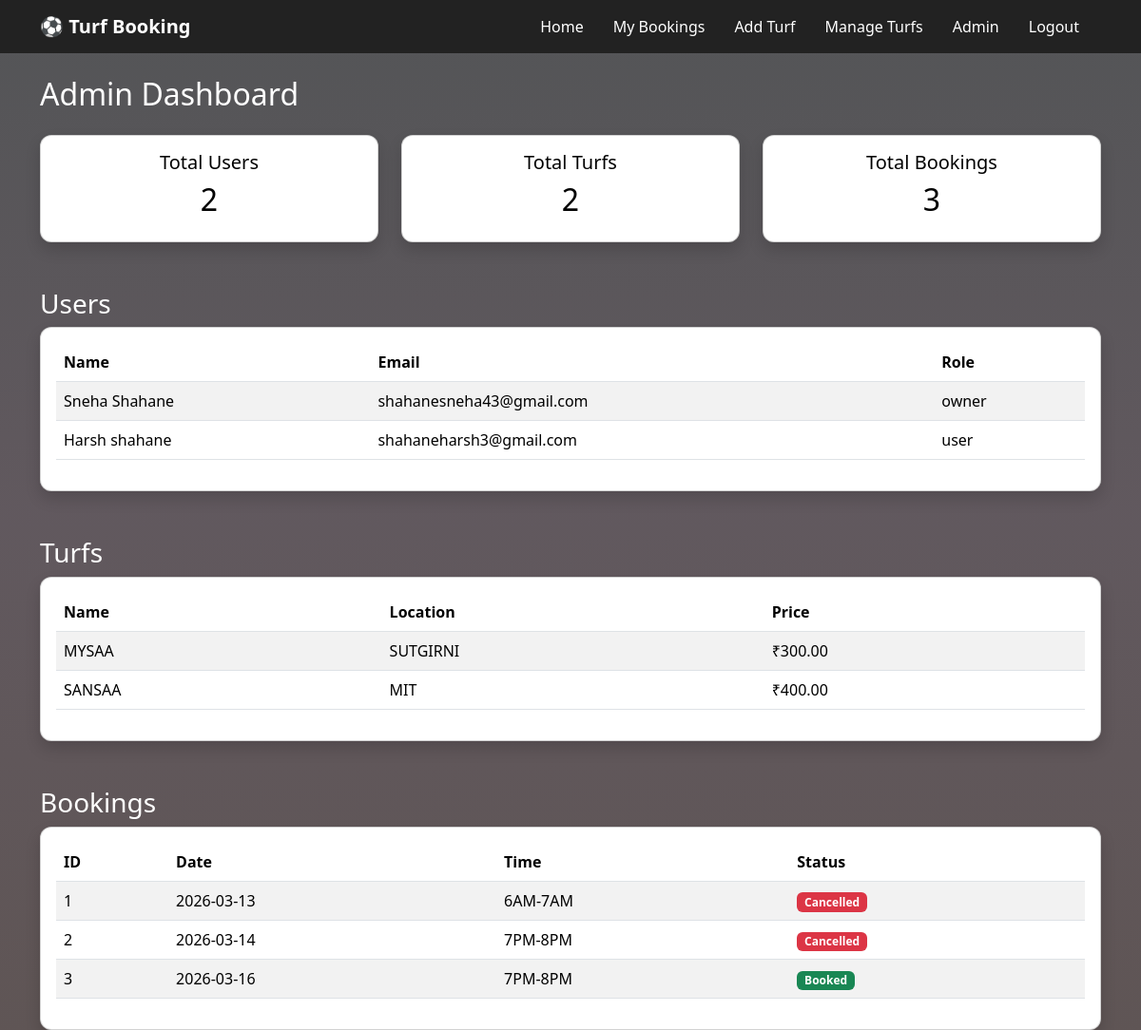
Screenshot of /admin/dashboard.php with the database file from the repository.
### tables this page shows
CREATE TABLE `users` (
  `id` int(11) NOT NULL,
  `name` varchar(100) DEFAULT NULL,
  `email` varchar(100) DEFAULT NULL,
  `phone` varchar(15) DEFAULT NULL,
  `password` varchar(255) DEFAULT NULL,
  `role` enum('user','owner','admin') DEFAULT NULL,
  `created_at` timestamp NOT NULL DEFAULT current_timestamp()
);

CREATE TABLE `turfs` (
  `id` int(11) NOT NULL,
  `owner_id` int(11) DEFAULT NULL,
  `name` varchar(100) DEFAULT NULL,
  `location` varchar(100) DEFAULT NULL,
  `price_per_hour` decimal(10,2) DEFAULT NULL,
  `image` varchar(255) DEFAULT NULL,
  `created_at` timestamp NOT NULL DEFAULT current_timestamp()
);

CREATE TABLE `bookings` (
  `id` int(11) NOT NULL,
  `user_id` int(11) DEFAULT NULL,
  `turf_id` int(11) DEFAULT NULL,
  `booking_date` date DEFAULT NULL,
  `time_slot` varchar(50) DEFAULT NULL,
  `status` varchar(20) DEFAULT NULL,
  `created_at` timestamp NOT NULL DEFAULT current_timestamp()
);

### admin/dashboard.php (the view, shortened to what this page needs)
<?php
include "../includes/db.php";
include "../includes/header.php";
$stmt = $pdo->query("SELECT COUNT(*) FROM users");
$total_users = $stmt->fetchColumn();
$stmt = $pdo->query("SELECT COUNT(*) FROM turfs");
$total_turfs = $stmt->fetchColumn();
$stmt = $pdo->query("SELECT COUNT(*) FROM bookings");
$total_bookings = $stmt->fetchColumn();
$stmt = $pdo->query("SELECT * FROM users");
$users = $stmt->fetchAll();
$stmt = $pdo->query("SELECT * FROM turfs");
$turfs = $stmt->fetchAll();
$stmt = $pdo->query("SELECT * FROM bookings");
$bookings = $stmt->fetchAll();
?>
<div class="container mt-4">
<h2 class="mb-4">Admin Dashboard</h2>
<div class="row g-4">
<div class="col-md-4">
<div class="card shadow dashboard-card">
<div class="card-body text-center">
<h5>Total Users</h5>
<h2><?php echo $total_users; ?></h2>
</div>
</div>
</div>
<div class="col-md-4">
<div class="card shadow dashboard-card">
<div class="card-body text-center">
<h5>Total Turfs</h5>
<h2><?php echo $total_turfs; ?></h2>
</div>
</div>
</div>
<div class="col-md-4">
<div class="card shadow dashboard-card">
<div class="card-body text-center">
<h5>Total Bookings</h5>
<h2><?php echo $total_bookings; ?></h2>
</div>
</div>
</div>
</div>
<h3 class="mt-5">Users</h3>
<div class="card shadow p-3">
<table class="table table-striped">
<thead>
<tr>
<th>Name</th>
<th>Email</th>
<th>Role</th>
</tr>
</thead>
<tbody>
<?php foreach($users as $u){ ?>
<tr>
<td><?php echo $u['name']; ?></td>
<td><?php echo $u['email']; ?></td>
<td><?php echo $u['role']; ?></td>
</tr>
<?php } ?>
</tbody>
</table>
</div>
<h3 class="mt-5">Turfs</h3>
<div class="card shadow p-3">
<table class="table table-striped">
<thead>
<tr>
<th>Name</th>
<th>Location</th>
<th>Price</th>
</tr>
</thead>
<tbody>
<?php foreach($turfs as $t){ ?>
<tr>
<td><?php echo $t['name']; ?></td>
<td><?php echo $t['location']; ?></td>
<td>₹<?php echo $t['price_per_hour']; ?></td>
</tr>
<?php } ?>
</tbody>
</table>
</div>
<h3 class="mt-5">Bookings</h3>
<div class="card shadow p-3">
<table class="table table-striped">
<thead>
<tr>
<th>ID</th>
<th>Date</th>
<th>Time</th>
<th>Status</th>
</tr>
</thead>
<tbody>
<?php foreach($bookings as $b){ ?>
<tr>
<td><?php echo $b['id']; ?></td>
<td><?php echo $b['booking_date']; ?></td>
<td><?php echo $b['time_slot']; ?></td>
<td>
<?php if($b['status']=="booked"){ ?>
<span class="badge bg-success">Booked</span>
<?php } else { ?>
<span class="badge bg-danger">Cancelled</span>
<?php } ?>
</td>
</tr>
<?php } ?>
</tbody>
</table>
</div>
</div>

### includes/header.php (style rules this page uses)
body { background: linear-gradient(rgba(10, 12, 15, 0.7),rgba(30, 18, 26, 0.7),rgba(27, 13, 13, 0.7)); min-height:100vh; color:white; }
.card { background:white; color:black; border-radius:12px; }

### rows the page displays
users: name "Sneha Shahane", email "shahanesneha43@gmail.com", role "owner"
users: name "Harsh shahane", email "shahaneharsh3@gmail.com", role "user"
turfs: name "MYSAA", location "SUTGIRNI", price_per_hour "300.00"
turfs: name "SANSAA", location "MIT", price_per_hour "400.00"
bookings: id "1", booking_date "2026-03-13", time_slot "6AM-7AM", status "Cancelled"
bookings: id "2", booking_date "2026-03-14", time_slot "7PM-8PM", status "Cancelled"
bookings: id "3", booking_date "2026-03-16", time_slot "7PM-8PM", status "Booked"

### other values shown
$total_users "2"
$total_turfs "2"
$total_bookings "3"
